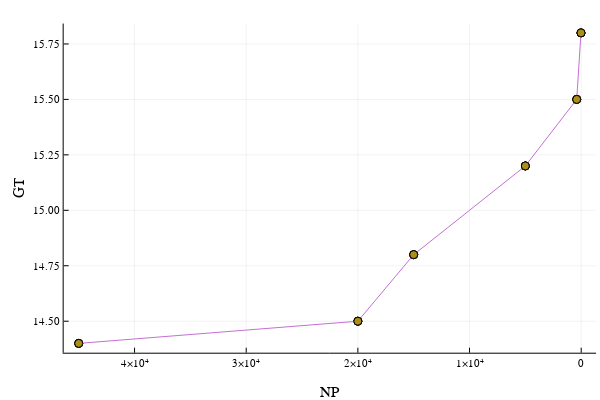

The cell this chart's notebook holds for it:
### Code cell
plot!(np,gt,label="np")
scatter!(np,gt,label="gt")

xflip!()

xlabel!("NP")
ylabel!("GT")

### Figure 1 — Plotly figure (JSON) as saved in the notebook; plotly's stock layout.template omitted (floating-point values rounded to 4 significant figures)
{"data": [{"colorbar": {"title": ""}, "legendgroup": "y1", "marker": {"color": "rgba(0, 154, 250, 1.000)", "line": {"color": "rgba(0, 0, 0, 1.000)", "width": 1}, "size": 8, "symbol": "circle"}, "mode": "markers", "name": "y1", "showlegend": true, "type": "scatter", "x": [45000, 20000, 15000, 5000, 400, 17], "xaxis": "x1", "y": [14.4, 14.5, 14.8, 15.2, 15.5, 15.8], "yaxis": "y1", "zmax": null, "zmin": null}, {"colorbar": {"title": ""}, "legendgroup": "y2", "marker": {"color": "rgba(227, 111, 71, 1.000)", "line": {"color": "rgba(0, 0, 0, 1.000)", "width": 1}, "size": 8, "symbol": "circle"}, "mode": "markers", "name": "y2", "showlegend": true, "type": "scatter", "x": [45000, 20000, 15000, 5000, 400, 17], "xaxis": "x1", "y": [14.4, 14.5, 14.8, 15.2, 15.5, 15.8], "yaxis": "y1", "zmax": null, "zmin": null}, {"colorbar": {"title": ""}, "legendgroup": "gt", "marker": {"color": "rgba(62, 164, 78, 1.000)", "line": {"color": "rgba(0, 0, 0, 1.000)", "width": 1}, "size": 8, "symbol": "circle"}, "mode": "markers", "name": "gt", "showlegend": true, "type": "scatter", "x": [45000, 20000, 15000, 5000, 400, 17], "xaxis": "x1", "y": [14.4, 14.5, 14.8, 15.2, 15.5, 15.8], "yaxis": "y1", "zmax": null, "zmin": null}, {"colorbar": {"title": ""}, "legendgroup": "np", "line": {"color": "rgba(195, 113, 210, 1.000)", "dash": "solid", "shape": "linear", "width": 1}, "mode": "lines", "name": "np", "showlegend": true, "type": "scatter", "x": [45000, 20000, 15000, 5000, 400, 17], "xaxis": "x1", "y": [14.4, 14.5, 14.8, 15.2, 15.5, 15.8], "yaxis": "y1", "zmax": null, "zmin": null}, {"colorbar": {"title": ""}, "legendgroup": "gt", "marker": {"color": "rgba(172, 142, 24, 1.000)", "line": {"color": "rgba(0, 0, 0, 1.000)", "width": 1}, "size": 8, "symbol": "circle"}, "mode": "markers", "name": "gt", "showlegend": true, "type": "scatter", "x": [45000, 20000, 15000, 5000, 400, 17], "xaxis": "x1", "y": [14.4, 14.5, 14.8, 15.2, 15.5, 15.8], "yaxis": "y1", "zmax": null, "zmin": null}], "layout": {"annotations": [], "height": 400, "margin": {"b": 20, "l": 0, "r": 0, "t": 20}, "paper_bgcolor": "rgba(255, 255, 255, 1.000)", "plot_bgcolor": "rgba(255, 255, 255, 1.000)", "showlegend": false, "width": 600, "xaxis": {"anchor": "y1", "domain": [0.1061, 0.9934], "gridcolor": "rgba(0, 0, 0, 0.100)", "gridwidth": 0.5, "linecolor": "rgba(0, 0, 0, 1.000)", "mirror": false, "range": [46350.0, -1332.0], "showgrid": true, "showline": true, "showticklabels": true, "tickangle": 0, "tickcolor": "rgb(0, 0, 0)", "tickfont": {"color": "rgba(0, 0, 0, 1.000)", "family": "sans-serif", "size": 11}, "tickmode": "array", "ticks": "inside", "ticktext": ["0", "1×10⁴", "2×10⁴", "3×10⁴", "4×10⁴"], "tickvals": [0, 10000, 20000, 30000, 40000], "title": "NP", "titlefont": {"color": "rgba(0, 0, 0, 1.000)", "family": "sans-serif", "size": 15}, "type": "-", "visible": true, "zeroline": false, "zerolinecolor": "rgba(0, 0, 0, 1.000)"}, "yaxis": {"anchor": "x1", "domain": [0.07581, 0.9902], "gridcolor": "rgba(0, 0, 0, 0.100)", "gridwidth": 0.5, "linecolor": "rgba(0, 0, 0, 1.000)", "mirror": false, "range": [14.36, 15.84], "showgrid": true, "showline": true, "showticklabels": true, "tickangle": 0, "tickcolor": "rgb(0, 0, 0)", "tickfont": {"color": "rgba(0, 0, 0, 1.000)", "family": "sans-serif", "size": 11}, "tickmode": "array", "ticks": "inside", "ticktext": ["14.50", "14.75", "15.00", "15.25", "15.50", "15.75"], "tickvals": [14.5, 14.75, 15, 15.25, 15.5, 15.75], "title": "GT", "titlefont": {"color": "rgba(0, 0, 0, 1.000)", "family": "sans-serif", "size": 15}, "type": "-", "visible": true, "zeroline": false, "zerolinecolor": "rgba(0, 0, 0, 1.000)"}}}
